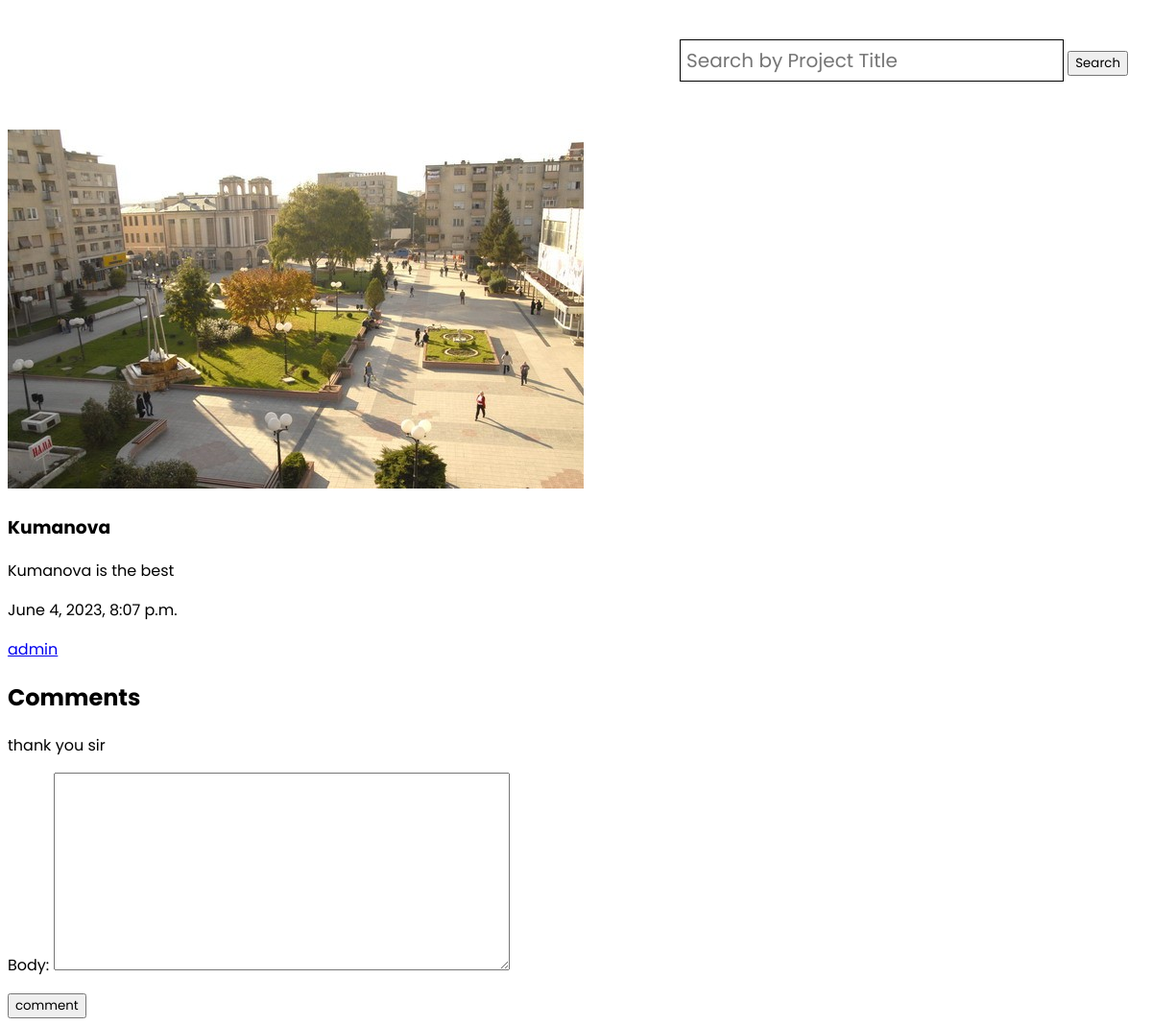
/post/fcf4330b-c3e9-461f-ac31-43ec3b7bba29/, run on the app's committed database.
### posts/models.py (models this page shows, shortened)
class Posts(models.Model):
    owner = models.ForeignKey(Profile, on_delete=models.CASCADE)
    title = models.CharField(max_length=255)
    caption = models.TextField(blank=True, null=True)
    file = models.FileField(upload_to="media/files", default="")
    likes = models.IntegerField(default=0)
    comments = models.ForeignKey(
        "Comment", on_delete=models.CASCADE, null=True, blank=True
    )
    created = models.DateTimeField(auto_now_add=True)
    id = models.UUIDField(
        default=uuid.uuid4, unique=True, primary_key=True, editable=False
    )
    class Meta:
        ordering = ["-created"]

class Comment(models.Model):
    user = models.ForeignKey(User, null=True, blank=True, on_delete=models.CASCADE)
    post = models.ForeignKey(Posts, null=True, blank=True, on_delete=models.CASCADE)
    body = models.TextField()
    created = models.DateTimeField(auto_now_add=True)
    id = models.UUIDField(
        default=uuid.uuid4, unique=True, primary_key=True, editable=False
    )
    def __str__(self):
        return self.body

### users/models.py (models this page shows)
class Profile(models.Model):
    user = models.OneToOneField(User , on_delete=models.CASCADE)
    username = models.CharField(max_length = 25 , unique=True)
    email = models.EmailField(blank=True , null=True)
    name = models.CharField(max_length=30 , blank=True , null=True)
    profile_image = models.ImageField(blank=True , null=True, upload_to='profiles/', default='images/profiles/user-default.png')
    bio = models.TextField(blank=True , null=True)
    created = models.DateTimeField(auto_now_add = True)
    id = models.UUIDField(default=uuid.uuid4 , unique=True ,
                        primary_key=True , editable=False)
    def __str__(self):
        return self.username

### posts/views.py (the view, shortened to what this page needs)
# urls.py: path("post/<str:pk>/", views.singlePost, name="singlePost"),
def singlePost(request, pk):
    post = Posts.objects.get(id=pk)
    comments = post.comment_set.all()
    commentForm = CommentForm()
    context = {"post": post, "comments": comments, "commentForm": commentForm}
    return render(request, "posts/singelPost.html", context)

### posts/forms.py
class CommentForm(ModelForm):
    class Meta:
        model = Comment
        fields = ["body"]

### posts/templates/posts/singelPost.html (shortened to what this page needs)
{% extends 'main.html' %}
{% block content %}
<img src="{{post.file.url}}" />
<h3>{{post.title}}</h3>
{% if post.caption %}
<p>{{post.caption}}</p>
{% endif %}
<p>{{post.created}}</p>
<p><a href="profile.html">{{post.owner}}</a></p>
<h2>Comments</h2>
{% for comment in comments %}
    <p>{{comment}}</p>
{% endfor %}
<form action="" method="post">
    {{ commentForm.as_p }}
    <input type="submit" value="comment">
</form>
{% endblock content %}

### static/styles/navbar.css (style rules this page uses)
* { font-family: 'Poppins', sans-serif; }

### data on the page
Posts: file (picture), title "Kumanova", caption "Kumanova is the best", created "June 4, 2023, 8:07 p.m.", owner "admin"
Comment: body "thank you sir"
